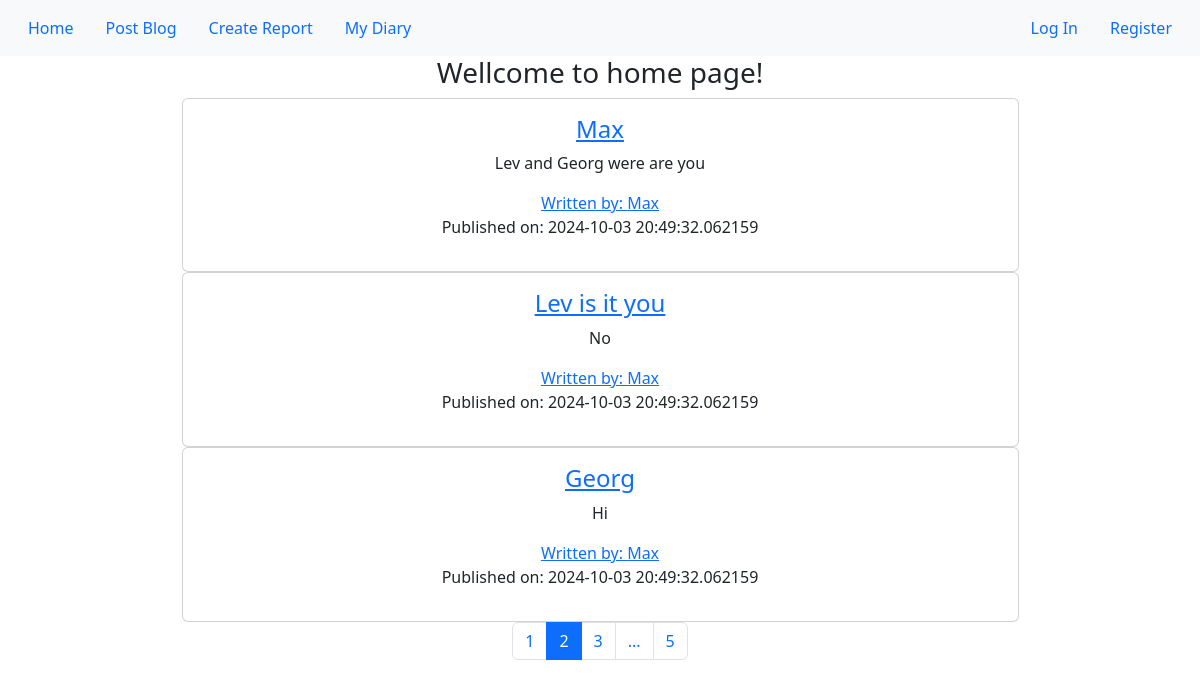
Screenshot of /?page=2 with the database file from the repository.
### compro/models.py (models this page shows, shortened)
class Blogs(db.Model):
    __tablename__ = 'blogs'
    id = db.Column(db.Integer, primary_key=True)
    title = db.Column(db.String(128), nullable=False)
    content = db.Column(db.Text, nullable=False)
    posted_date = db.Column(db.DateTime, default = datetime.utcnow())
    author_id = db.Column(db.Integer, db.ForeignKey('users.id'), nullable=False)

class Users (db.Model, UserMixin):
     __tablename__ = 'users'
     id = db.Column(db.Integer, primary_key=True)
     username = db.Column(db.String(64), nullable = False)
     email = db.Column(db.String(128), nullable=True, index=True, unique=True)
     hash_password = db.Column(db.String(128))
     profile_photo_path = db.Column(db.String(), default='default.jpg')
     post = db.relationship('Blogs', backref='author', lazy='dynamic')

### compro/core/views.py (the view)
@core_bp.route('/')
def index():
    page = request.args.get('page', 1, type=int)
    blog_posts = Blogs.query.order_by(Blogs.posted_date.desc()).paginate(page=page, per_page=3)
    return render_template('index.html', blog_posts=blog_posts, page=page)

### compro/templates/index.html
{% extends 'base.html' %}
{% block content %}
    <h3 align="center">Wellcome to home page!</h3>
    <div class="container center">
        {% for post in blog_posts.items %}
    <div align="center">
    <div class="card w-75" >
      <div class="card-body">
        <h4><a href="{{ url_for('blog.read_post',post_id=post.id) }}">{{ post.title }}</a></h4>
        <p class="card-text">{{ post.content }}</p>
        <a href="#" class="card-link">Written by: {{ post.author.username }}</a>
        <p>Published on: {{ post.posted_date }}</p>
      </div>
    </div>
    </div>
        {% endfor %}
    </div>
  <nav aria-label="pagination">
  <ul class="pagination justify-content-center">
    {% for num_page in blog_posts.iter_pages(left_edge=1, left_current=1, right_current=2, right_edge=1) %}
            {% if page == num_page %}
            <li class="page-item active" ><span class="page-link">{{ num_page }}</span></li>
            {% elif num_page == None %}
             <li class="page-item" ><span class="page-link">...</span></li>
            {% else %}
            <li class="page-item"><a class="page-link" href="{{ url_for('core.index',page=num_page) }}">{{ num_page }}</a></li>
            {% endif %}
      {% endfor %}
  </ul>
</nav>
{% endblock %}

### rows the page displays
Blogs: title "Max", content "Lev and Georg were are you", author.username "Max", posted_date "2024-10-03 20:49:32.062159"
Blogs: title "Lev is it you", content "No", author.username "Max", posted_date "2024-10-03 20:49:32.062159"
Blogs: title "Georg", content "Hi", author.username "Max", posted_date "2024-10-03 20:49:32.062159"

### other values shown
{{ num_page }} "1" "3" "5"
{{ num_page }} "2"
